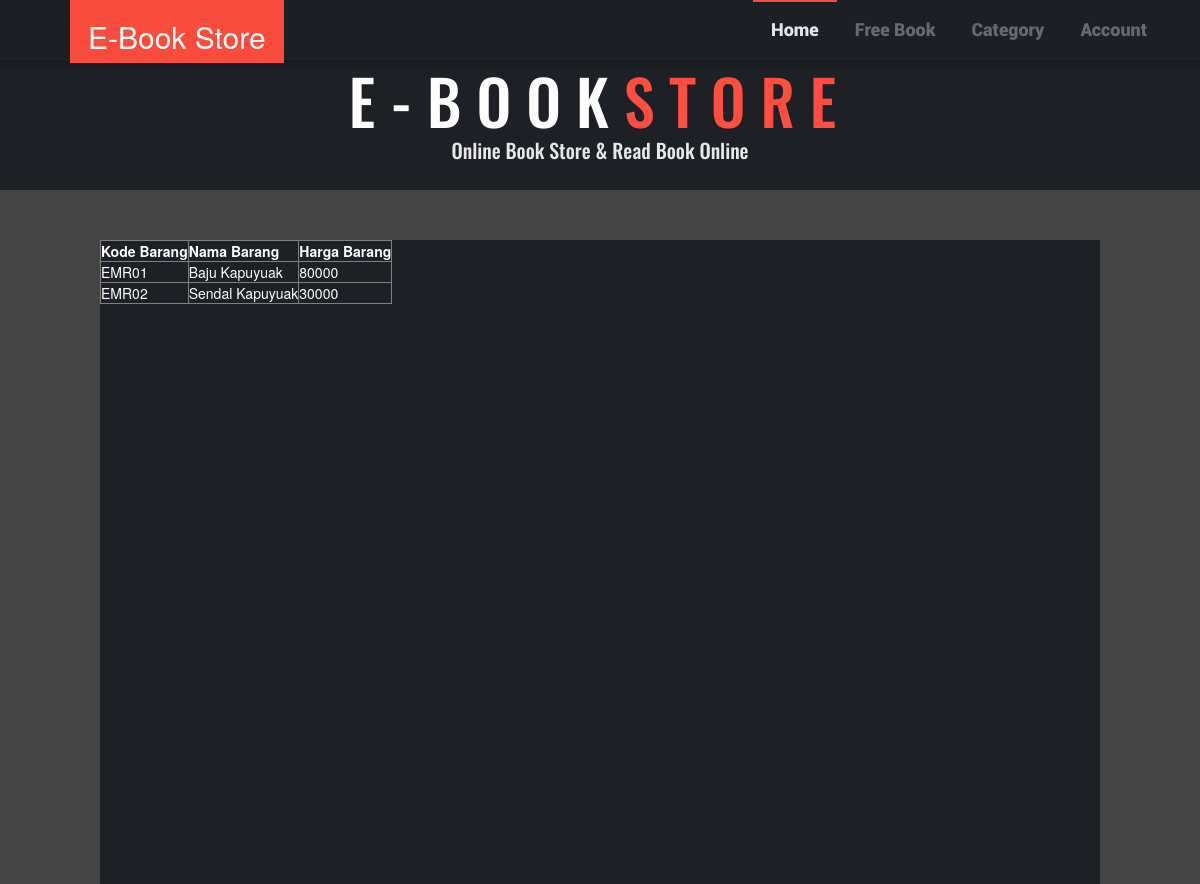
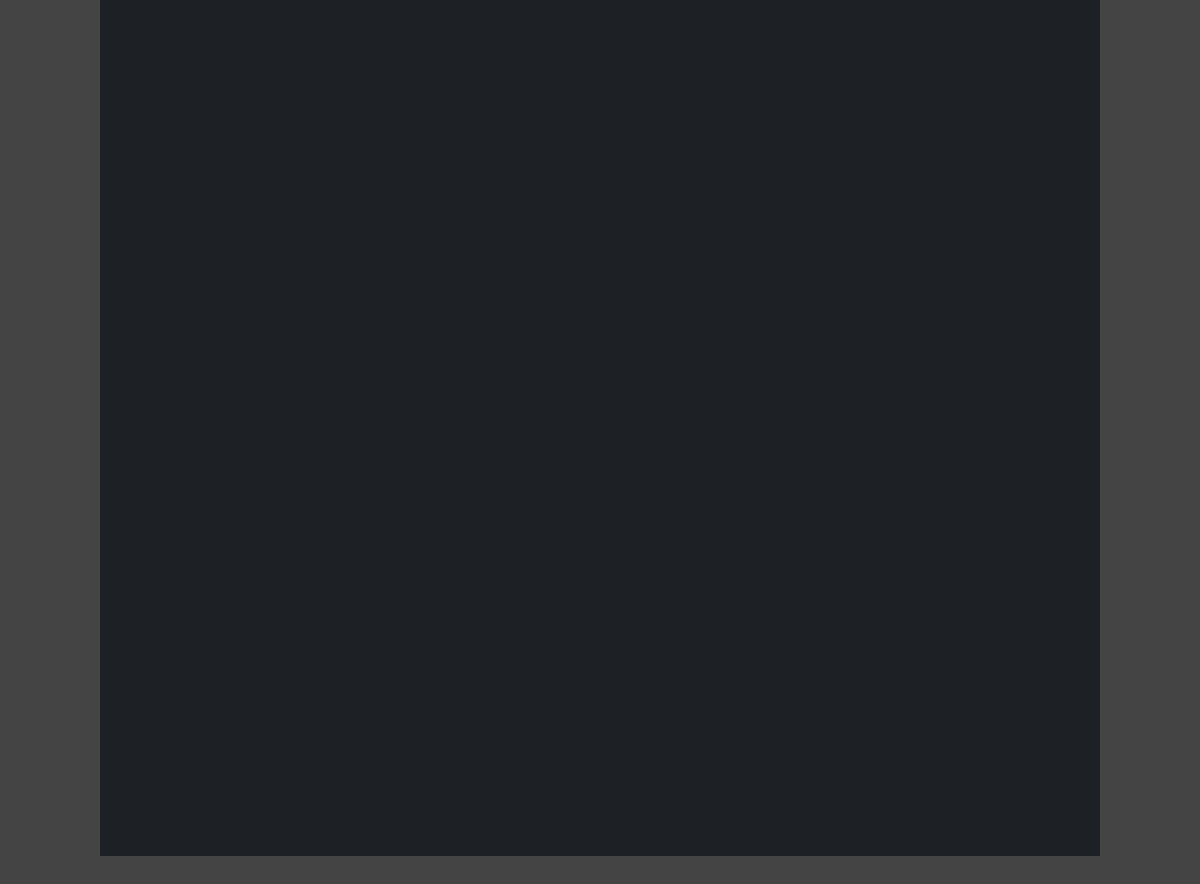
/uas.php, run on the app's committed database (2 pictures, top to bottom).
### tables this page shows
CREATE TABLE `barang` (
  `kode_barang` varchar(10) NOT NULL,
  `nama_barang` varchar(50) NOT NULL,
  `harga_barang` double NOT NULL
);

### uas.php (the view, shortened to what this page needs)
<?php
include_once("connection.php");
$result = $dbConnection->query("SELECT * FROM barang");
$result->execute();
$data = $result->fetchAll(PDO::FETCH_ASSOC);
?>
<!DOCTYPE html>
<html>
	<head>
		<link rel="stylesheet" href="bootstrap/bootstrap.css">
		<link rel="stylesheet" href="css/style.css">
	</head>
	<body>
		<div class="menu">
			<div class="logo">
				<h2> E-Book Store </h2>
			</div>
				<ul class="dropmenu">
					<li class="highlight"><a href="index.php">Home</a></li>
					<li><a href="freebook.php">Free Book</a></li>
					<li><a href="">Category</a>
					</li>
					<li><a href="#3">Account</a>
					</li>
				</ul>
		</div>
		<div class="header">
			<h1>E-Book<span>Store</span></h1>
			<p>Online Book Store & Read Book Online</p>
			</div>
		<div class="content">
			<form action="upload.php" method="post" enctype="multipart/form-data">
				<table border="1">
					<tr style="color:white">
						<th>Kode Barang</th>
						<th>Nama Barang</th>
						<th>Harga Barang</th>
					</tr>
					<?php foreach($data as $data2){
						?>
					<tr style="color:white">
						<td><?php echo $data2['kode_barang'] ?></td>
						<td><?php echo $data2['nama_barang'] ?></td>
						<td><?php echo $data2['harga_barang'] ?></td>
					</tr>
					<?php } ?>
				</table>
			</form>
		</div>
	</body>
</html>

### css/style.css (style rules this page uses)
.menu { background-color:#1d2025; position:fixed; top:0; left:0; z-index:999; width:100%; box-shadow: 0px 5px 5px 0px rgba(0,0,0,0.16),inset 0 -1px 0 #212329; opacity:0.98; height:60px; }
.logo { margin-left:70px; padding: 0px 18px; background: #fe4e3f; color: #fff; line-height: 0px; border:0; vertical-align:baseline; float: left; overflow: hidden; text-align: center; }
.header { padding-top:20px; background-color:#1d2025; height:190px; text-align:center; }
body { margin:0; background-color:#444; }
.header h1 { color:#fdfdfd; margin: 0px; font-family: 'Oswald',serif; font-size: 62px; line-height: 55px; padding: 0px 20px; margin-top: 55px; margin-bottom: 7px; text-transform: uppercase; letter-spacing: 15px; }
.header h1 span { color:#fe4e3f; }
.header p { font:inherit; color:#e8e8e9; font-size:20px; font-family:oswald; }
.dropmenu { display:inline-block; margin:0; float:right; background-color:#1d2025; margin-right:35px; }
.dropmenu li { list-style-type:none; float:left; }
.dropmenu li a { font-family:'Roboto'; font-size:18px; color:#6b6c71; display:inline-block; padding:7px 18px; line-height:45px; text-decoration:none; }
.dropmenu li.highlight a { box-shadow:inset 0 2px 0 #fc4f3f; color:#e8eaef; }
.content { background-color:#1d2025; height:1500px; margin-top:50px; margin-left:100px; margin-right:100px; margin-bottom:50px; }

### data on the page
barang: kode_barang "EMR01", nama_barang "Baju Kapuyuak", harga_barang "80000"
barang: kode_barang "EMR02", nama_barang "Sendal Kapuyuak", harga_barang "30000"
